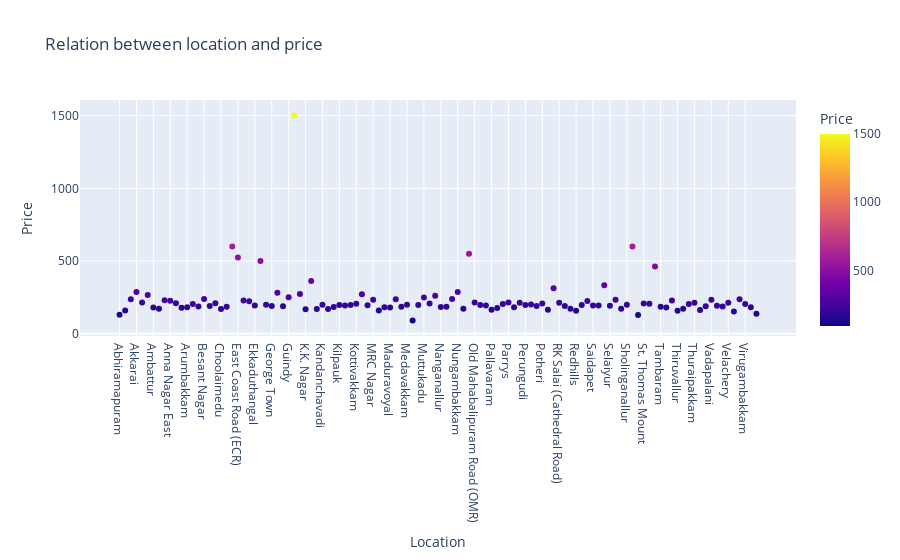

The cell this chart's notebook holds for it:
### Code cell
fig=px.scatter(rel1,x='Location',y='Price',color='Price',title='Relation between location and price')
fig.show()

### Figure 1 — Plotly figure (JSON) as saved in the notebook; plotly's stock layout.template omitted (floating-point values rounded to 4 significant figures)
{"data": [{"hovertemplate": "Location=%{x}<br>Price=%{marker.color}<extra></extra>", "legendgroup": "", "marker": {"color": [131.2, 159.4, 237.5, 287.5, 215, 266.7, 180.6, 172.3, 230.9, 226.4, 209.3, 178.8, 183.1, 204.0, 187.7, 239.8, 190.7, 209.6, 171.1, 185.4, 600, 525, 229.5, 223.4, 194.7, 500, 200.2, 190.6, 281.6, 189.6, 251.7, 1500, 273.5, 169.3, 362.5, 170.2, 200, 169.8, 183.3, 198.6, 195.3, 197.3, 205.8, 271.1, 196.1, 233.3, 159.4, 182.8, 179.9, 237.5, 185, 200, 91.67, 198, 250, 208.5, 260.7, 183.8, 186.0, 239.1, 287.1, 171.4, 550, 214.5, 198.3, 193.8, 165.4, 176.4, 204.5, 214.7, 181.8, 212.5, 198.6, 202.0, 191.8, 208.4, 165.7, 312.5, 212.5, 190.8, 172.9, 158.3, 197.0, 225, 193.8, 194.6, 333.3, 192.2, 233.9, 171.2, 200.3, 600, 128.8, 207.4, 205.8, 462.5, 185.1, 180, 229.3, 158.8, 171.2, 205, 213.1, 163.3, 188.5, 233.3, 191.9, 187.5, 213.3, 154, 237.5, 204.2, 183.2, 138.6], "coloraxis": "coloraxis", "symbol": "circle"}, "mode": "markers", "name": "", "orientation": "v", "showlegend": false, "type": "scatter", "x": ["Abhiramapuram", "Adambakkam", "Adyar", "Akkarai", "Alandur", "Alwarpet", "Ambattur", "Aminijikarai", "Anna Nagar", "Anna Nagar East", "Anna Nagar West", "Anna Salai", "Arumbakkam", "Ashok Nagar", "Avadi", "Besant Nagar", "Chengalpattu", "Chetpet", "Choolaimedu", "Chromepet", "Citadines", "East Coast Road (ECR)", "Egatoor", "Egmore", "Ekkaduthangal", "Foodies Kitchen", "GST Road", "George Town", "Gopalapuram", "Guduvancheri", "Guindy", "Holiday Inn Chennai OMR IT Expressway", "Injambakkam", "K.K. Nagar", "Kanathur", "Kanchipuram District", "Kandanchavadi", "Karapakkam", "Kelambakkam", "Kilpauk", "Kodambakkam", "Kolathur", "Kottivakkam", "Kotturpuram", "Koyambedu", "MRC Nagar", "Madhavaram", "Madipakkam", "Maduravoyal", "Mahabalipuram", "Mandaveli", "Medavakkam", "Meenambakkam", "Mogappair", "Muttukadu", "Mylapore", "Nandanam", "Nanganallur", "Navallur", "Neelangarai", "Nungambakkam", "Okkiyampet", "Old Mahabalipuram Road", "Old Mahabalipuram Road (OMR)", "Padur", "Palavakkam", "Pallavaram", "Pallikaranai", "Park Town", "Parrys", "Perambur", "Perumbakkam", "Perungudi", "Poonamalle", "Porur", "Potheri", "Purasavakkam", "RA Puram", "RK Salai (Cathedral Road)", "Ramapuram", "Red Hills", "Redhills", "Royapettah", "Royapuram", "Saidapet", "Saligramam", "Santhome", "Selaiyur", "Semmancheri", "Shenoy Nagar", "Sholinganallur", "Somerset Greenways", "Sowcarpet", "St. Thomas Mount", "T. Nagar", "T.Nagar", "Tambaram", "Taramani", "Teynampet", "Thiruvallur", "Thiruvanmiyur", "Thousand Lights", "Thuraipakkam", "Tiruvottiyur", "Triplicane", "Vadapalani", "Valasaravakkam", "Vandalur", "Velachery", "Vepery", "Vettuvankeni", "Virugambakkam", "Washermenpet", "West Mambalam"], "xaxis": "x", "y": [131.2, 159.4, 237.5, 287.5, 215, 266.7, 180.6, 172.3, 230.9, 226.4, 209.3, 178.8, 183.1, 204.0, 187.7, 239.8, 190.7, 209.6, 171.1, 185.4, 600, 525, 229.5, 223.4, 194.7, 500, 200.2, 190.6, 281.6, 189.6, 251.7, 1500, 273.5, 169.3, 362.5, 170.2, 200, 169.8, 183.3, 198.6, 195.3, 197.3, 205.8, 271.1, 196.1, 233.3, 159.4, 182.8, 179.9, 237.5, 185, 200, 91.67, 198, 250, 208.5, 260.7, 183.8, 186.0, 239.1, 287.1, 171.4, 550, 214.5, 198.3, 193.8, 165.4, 176.4, 204.5, 214.7, 181.8, 212.5, 198.6, 202.0, 191.8, 208.4, 165.7, 312.5, 212.5, 190.8, 172.9, 158.3, 197.0, 225, 193.8, 194.6, 333.3, 192.2, 233.9, 171.2, 200.3, 600, 128.8, 207.4, 205.8, 462.5, 185.1, 180, 229.3, 158.8, 171.2, 205, 213.1, 163.3, 188.5, 233.3, 191.9, 187.5, 213.3, 154, 237.5, 204.2, 183.2, 138.6], "yaxis": "y"}], "layout": {"autosize": true, "coloraxis": {"colorbar": {"title": {"text": "Price"}}, "colorscale": [[0, "#0d0887"], [0.1111, "#46039f"], [0.2222, "#7201a8"], [0.3333, "#9c179e"], [0.4444, "#bd3786"], [0.5556, "#d8576b"], [0.6667, "#ed7953"], [0.7778, "#fb9f3a"], [0.8889, "#fdca26"], [1, "#f0f921"]]}, "legend": {"tracegroupgap": 0}, "title": {"text": "Relation between location and price"}, "xaxis": {"anchor": "y", "autorange": true, "domain": [0, 1], "range": [-6.857, 119.9], "title": {"text": "Location"}, "type": "category"}, "yaxis": {"anchor": "x", "autorange": true, "domain": [0, 1], "range": [-103.7, 1695.0], "title": {"text": "Price"}, "type": "linear"}}}
